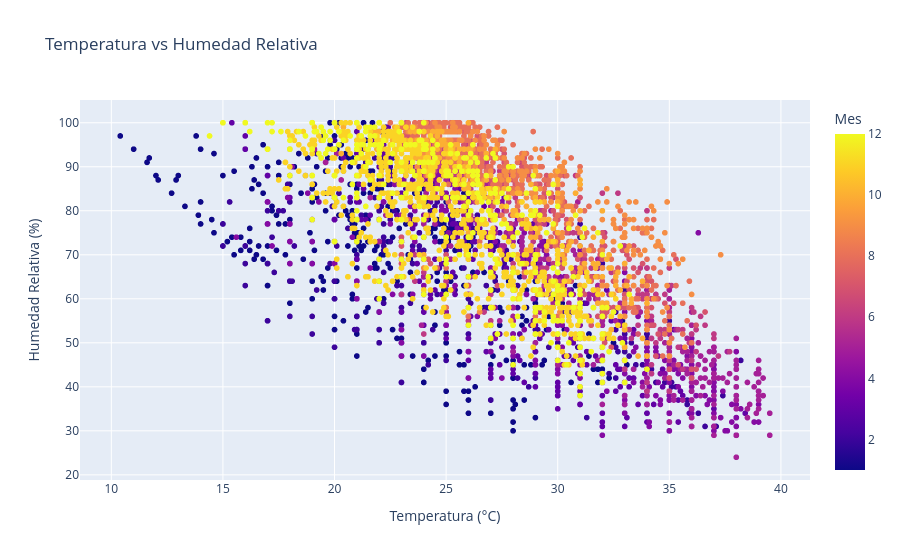

Notebook source saved alongside this figure:
### Code cell
fig = px.scatter(df, x='temp_bulbo_seco', y='humedad_relativa',
                 color='mes',
                 title='Temperatura vs Humedad Relativa',
                 labels={'temp_bulbo_seco': 'Temperatura (°C)',
                         'humedad_relativa': 'Humedad Relativa (%)',
                         'mes': 'Mes'})
fig.show()

### Figure 1 — Plotly figure (JSON) as saved in the notebook; plotly's stock layout.template omitted (floating-point values rounded to 4 significant figures; data arrays with more than 128 entries replaced by an {"elided": "..."} marker saying what was removed)
{"data": [{"hovertemplate": "Temperatura (°C)=%{x}<br>Humedad Relativa (%)=%{y}<br>Mes=%{marker.color}<extra></extra>", "legendgroup": "", "marker": {"color": {"elided": "8760 int values"}, "coloraxis": "coloraxis", "symbol": "circle"}, "mode": "markers", "name": "", "showlegend": false, "type": "scattergl", "x": {"elided": "8760 float values"}, "xaxis": "x", "y": {"elided": "8760 int values"}, "yaxis": "y"}], "layout": {"coloraxis": {"colorbar": {"title": {"text": "Mes"}}, "colorscale": [[0, "#0d0887"], [0.1111, "#46039f"], [0.2222, "#7201a8"], [0.3333, "#9c179e"], [0.4444, "#bd3786"], [0.5556, "#d8576b"], [0.6667, "#ed7953"], [0.7778, "#fb9f3a"], [0.8889, "#fdca26"], [1, "#f0f921"]]}, "legend": {"tracegroupgap": 0}, "title": {"text": "Temperatura vs Humedad Relativa"}, "xaxis": {"anchor": "y", "domain": [0, 1], "title": {"text": "Temperatura (°C)"}}, "yaxis": {"anchor": "x", "domain": [0, 1], "title": {"text": "Humedad Relativa (%)"}}}}
